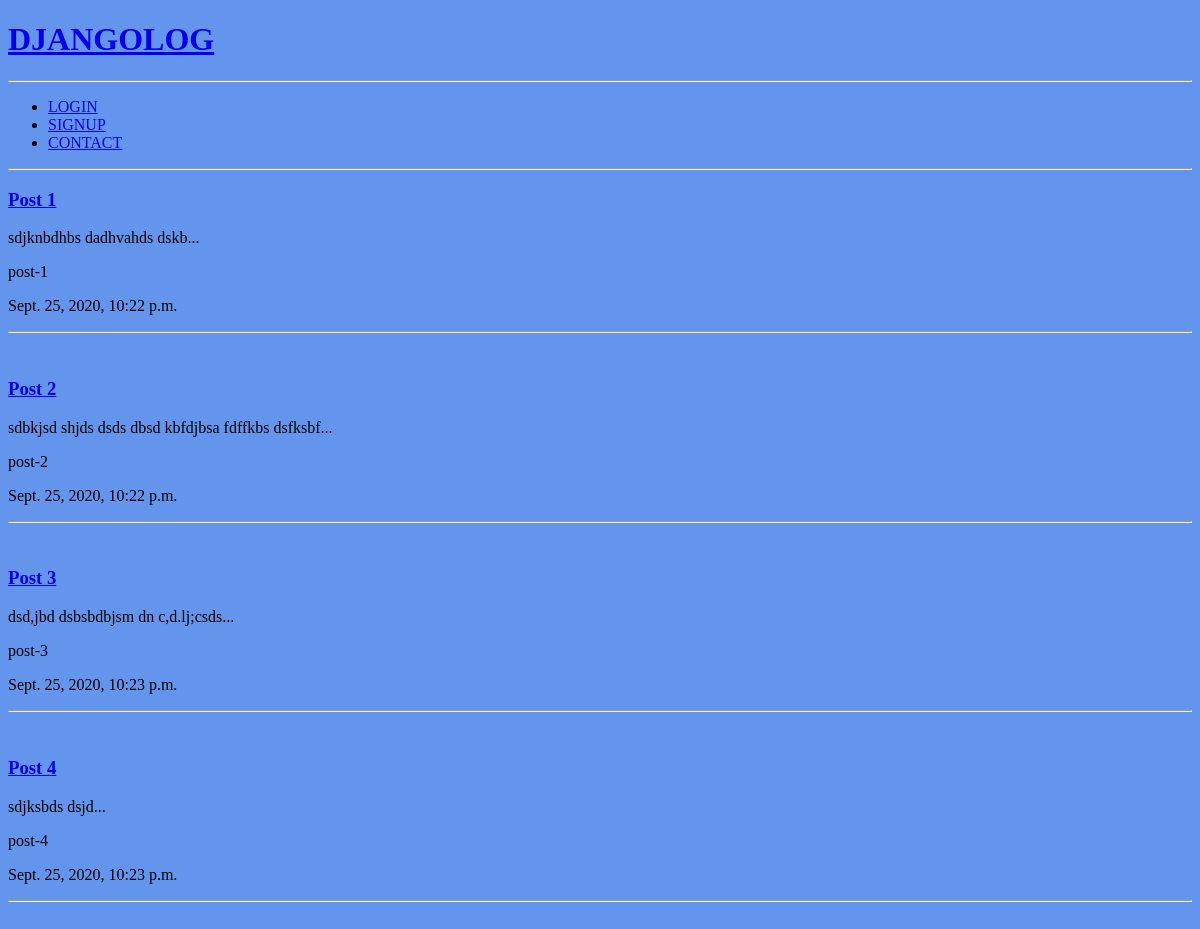
/articles/, run on an earlier commit of the app's database.
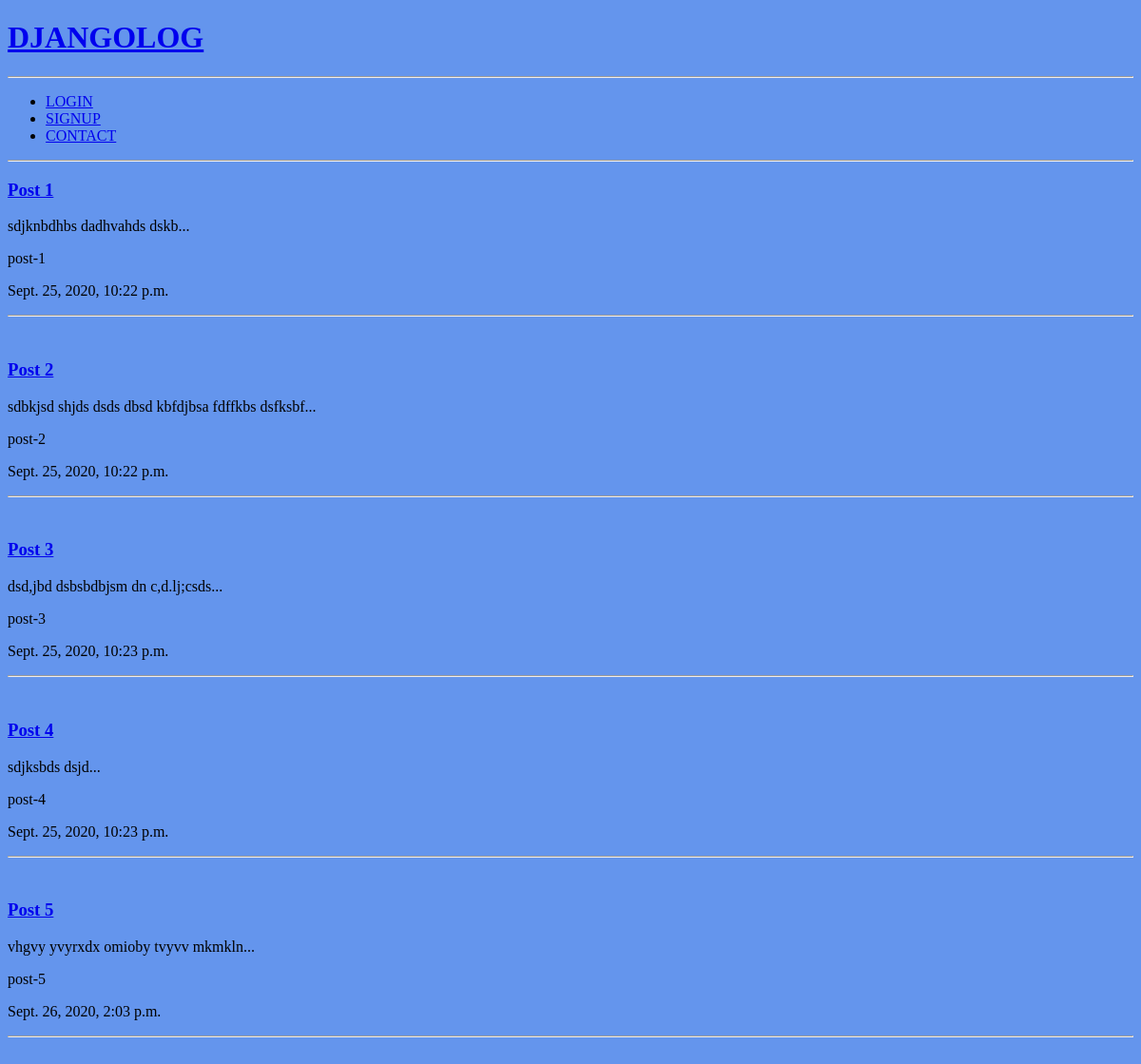
And on a later commit of the database.
### articles/models.py (models this page shows, shortened)
class Article(models.Model):
    title = models.CharField(max_length = 100)
    slug = models.SlugField(default='slug')
    body = models.TextField()
    date = models.DateTimeField(auto_now_add = True)
    thumb = models.ImageField(default='default.png', blank=True)
    author = models.ForeignKey(User, on_delete=models.CASCADE, default=None)
    def snippet(self):
        return self.body[:50] + '...'

### articles/views.py (the view)
# urls.py: path('', views.articles_list, name='list'),
def articles_list(request):
    articles = Article.objects.all()
    return render(request, 'articles/articles_list.html', { 'articles': articles })

### articles/templates/articles/articles_list.html
{% extends 'base.html' %}
{% block content %}
    {% for article in articles %}
        <h3><a href="{% url 'articles:detail' slug=article.slug %}">{{ article.title }}</a></h3>
        <p>{{ article.snippet }}</p>
        <p>{{ article.slug }}</p>
        <p>{{ article.date }}</p>
        <hr/>
        <br/>
    {% endfor %}
{% endblock %}

What changed in the data, as far as the page shows it:
added Article: title "Post 5", snippet "vhgvy yvyrxdx omioby tvyvv mkmkln...", slug "post-5", date "Sept. 26, 2020, 2:03 p.m."
